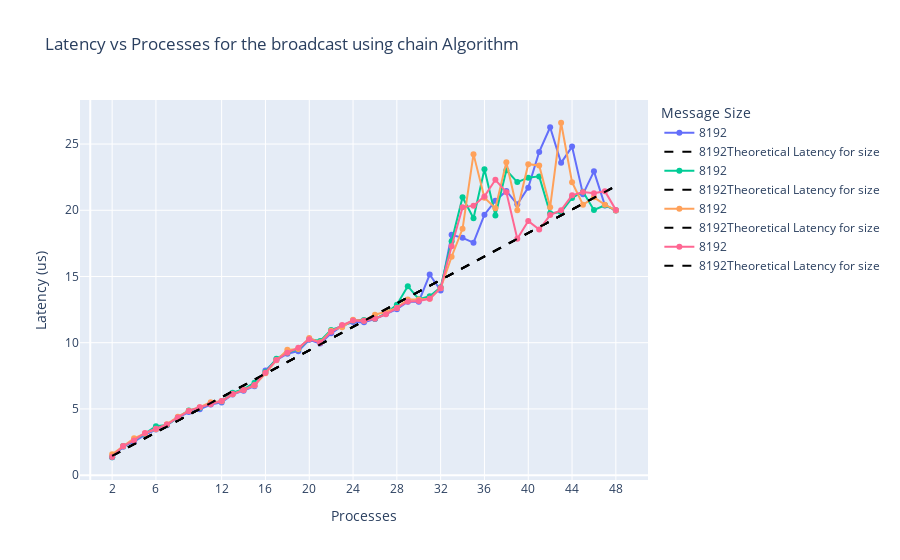
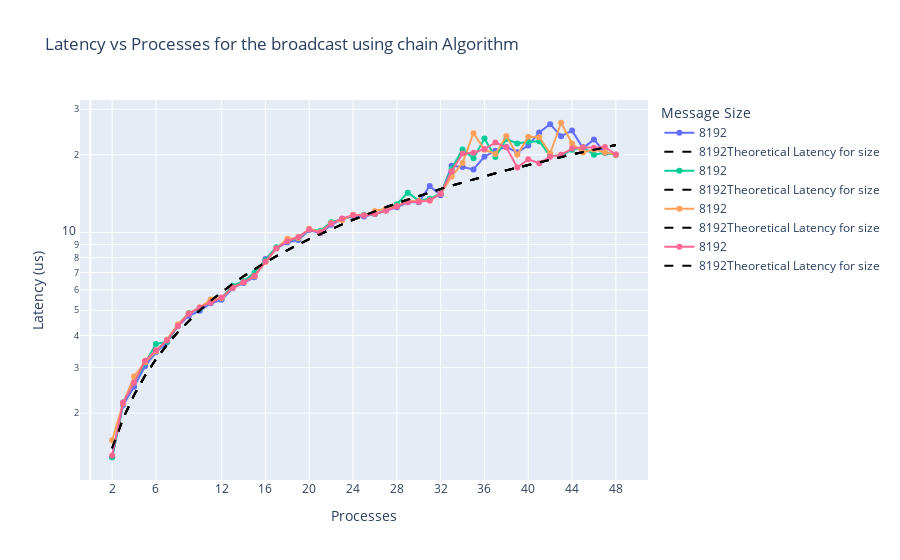

Notebook source saved alongside these figures, in order:
### Markdown cell above
### Chain algorithm

Latency Model:  
$T = \alpha + \beta n $  
Where:

* $\alpha$ is the latency (startup time) per message.
* $\beta$ is the time per byte.
* $n$ is the number of bytes in the message.

Thus, I expect the total time dependendency on CPUs ($np$) to be:  
$T = \alpha + np(\alpha + \beta n )$

### Code cell
plot_latency_vs_processes(chain_df, 'chain', 'linear')
plot_latency_vs_processes(chain_df, 'chain','log')
